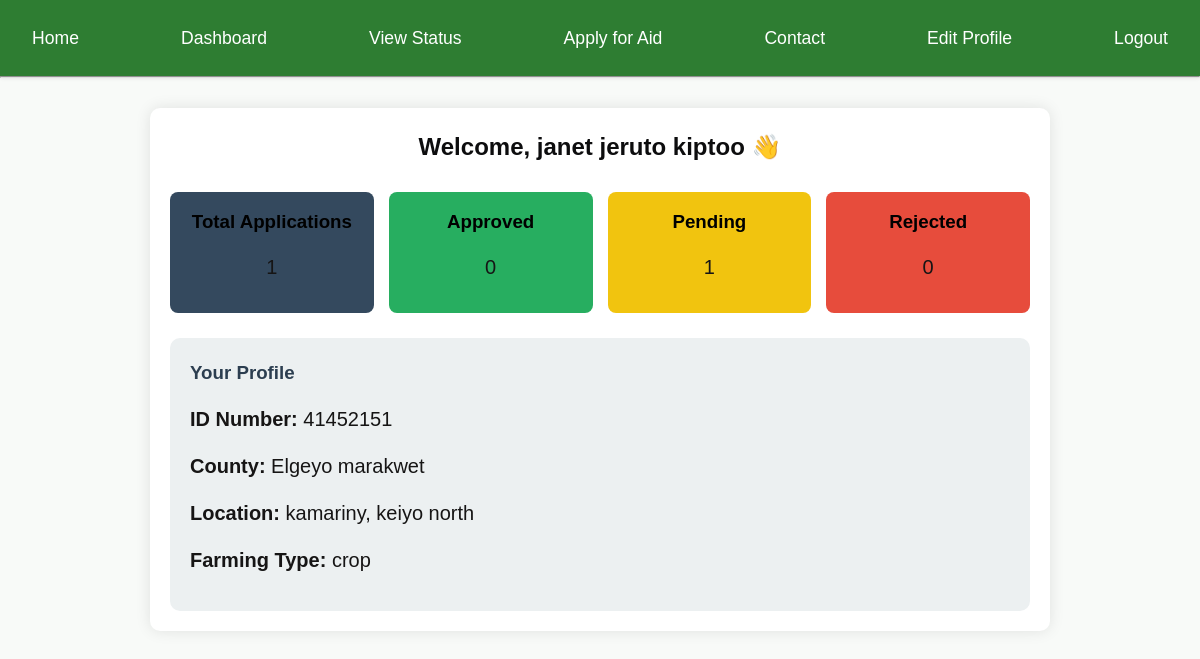
The page /dashboard/ (signed in) on the database its author committed.
### core/models.py (models this page shows, shortened)
class Farmer(models.Model):
    user = models.OneToOneField(User, on_delete=models.CASCADE, null=True, blank=True)
    full_name = models.CharField(max_length=200)
    id_number = models.CharField(max_length=50, unique=True)
    phone_number = models.CharField(max_length=20)
    email = models.EmailField(blank=True, null=True)
    county = models.CharField(max_length=100)
    sub_county = models.CharField(max_length=100)
    ward = models.CharField(max_length=100)
    farm_size = models.DecimalField(max_digits=10, decimal_places=2)
    farming_type = models.CharField(
        max_length=50,
        choices=[
            ('crop', 'Crop Farming'),
            ('livestock', 'Livestock Farming'),
            ('mixed', 'Mixed Farming'),
        ], blank=True,
    null=True
    )
    latitude = models.DecimalField(max_digits=9, decimal_places=6, blank=True, null=True)
    longitude = models.DecimalField(max_digits=9, decimal_places=6, blank=True, null=True)
    created_at = models.DateTimeField(auto_now_add=True)

### core/views.py (the view)
# urls.py: path("dashboard/", views.dashboard, name="dashboard"),
@login_required
def dashboard(request):
    farmer = Farmer.objects.filter(user=request.user).first()
    if not farmer:
        messages.error(
            request,
            "No farmer profile found for your account. Please register as a farmer first."
        )
        return redirect("apply_aid")  # updated redirect
    applications = AidApplication.objects.filter(farmer=farmer)
    total = applications.count()
    approved = applications.filter(status="approved").count()
    pending = applications.filter(status="pending").count()
    rejected = applications.filter(status="rejected").count()
    context = {
        "farmer": farmer,
        "applications": applications,
        "total": total,
        "approved": approved,
        "pending": pending,
        "rejected": rejected,
    }
    return render(request, "core/dashboard.html", context)

### core/templates/core/dashboard.html
{% extends "base.html" %}
{% load static %}
{% block content %}
<div class="dashboard-container">
<h2>Welcome, {{ farmer.full_name }} 👋</h2>
 <div class="dashboard-summary">
  <div class="summary-card total">
    <h3>Total Applications</h3>
    <p>{{ total }}</p>
  </div>
  <div class="summary-card approved">
    <h3>Approved</h3>
    <p>{{ approved }}</p>
  </div>
  <div class="summary-card pending">
    <h3>Pending</h3>
    <p>{{ pending }}</p>
  </div>
  <div class="summary-card rejected">
    <h3>Rejected</h3>
    <p>{{ rejected }}</p>
  </div>
</div>
  <div class="dashboard-profile">
    <h3>Your Profile</h3>
    <p><strong>ID Number:</strong> {{ farmer.id_number }}</p>
    <p><strong>County:</strong> {{ farmer.county }}</p>
  <p><strong>Location:</strong> {{ farmer.ward }}, {{ farmer.sub_county }}</p>
    <p><strong>Farming Type:</strong> {{ farmer.farming_type }}</p>
  </div>
</div>
{% endblock %}

### core/static/core/css/style.css (style rules this page uses)
* { margin: 0; padding: 0; box-sizing: border-box; }
body { margin: 0; font-family: "Segoe UI", Tahoma, Geneva, Verdana, sans-serif; color: #333; line-height: 1.6; background-color: #f9f9f9; }
h1, h2, h3 { font-weight: bold; margin-bottom: 15px; color: #000; }
p { margin-bottom: 15px; font-size: 20px; color: #161515; }
.dashboard-container { max-width: 900px; margin: 30px auto; padding: 20px; background: #fff; border-radius: 10px; box-shadow: 0 0 15px rgba(0,0,0,0.1); }
.dashboard-container h2 { text-align: center; margin-bottom: 25px; color: #0d0d0e }
.dashboard-summary { display: grid; grid-template-columns: repeat(auto-fit, minmax(180px, 1fr)); gap: 15px; margin-bottom: 25px; }
.summary-card { text-align: center; padding: 15px; border-radius: 8px; color: #fff; }
.summary-card.total { background: #34495e; }
.summary-card.approved { background: #27ae60; }
.summary-card.pending { background: #f1c40f; }
.summary-card.rejected { background: #e74c3c; }
.dashboard-profile { background: #ecf0f1; padding: 20px; border-radius: 10px; }
.dashboard-profile h3 { margin-bottom: 15px; color: #2c3e50; }
body { background-color: #f8faf8; font-family: "Poppins", sans-serif; color: #333; }
h2 { font-weight: 600; color: #0d0d0e; text-align: center; margin-bottom: 20px; }
h2 { text-align: center; font-weight: bold; color: #2c3e50; }

### rows shown on the page
Farmer: full_name "janet jeruto kiptoo", id_number "41452151", county "Elgeyo marakwet", ward "kamariny", sub_county "keiyo north", farming_type "crop"

### other values the page prints
{{ total }} "1"
{{ approved }} "0"
{{ pending }} "1"
{{ rejected }} "0"
